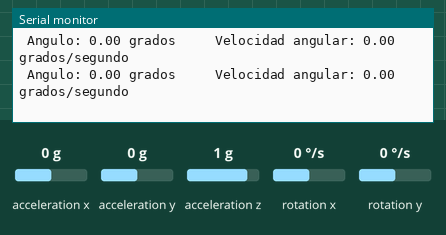
Recording of a sketch running on a simulated Arduino Uno, built with avr-gcc and run on an emulated ATmega328P. Shown: the last lines printed to the serial monitor. Wiring (inferred from the names in the program): MPU-6050 motion sensor at I2C address 0x68. The inputs (shaded band) are chosen by the test bench; at power-on: acceleration x 0 g, acceleration y 0 g, rotation x 0 °/s, rotation y 0 °/s, acceleration z 1 g.

Above: at 1.2 s.
1.3 s: acceleration x set to -1.4 g
At 1.49 s:
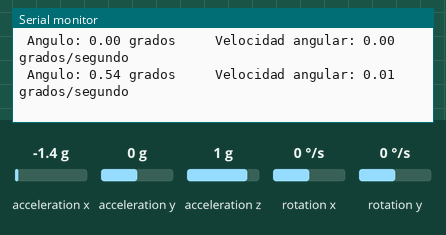
4.3 s: acceleration y set to -1.4 g
At 4.35 s:
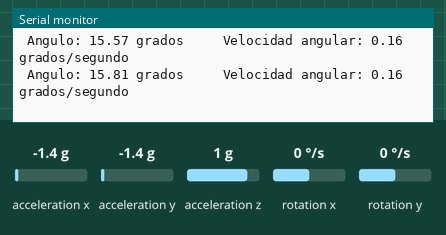
7.3 s: rotation x set to -192 °/s
At 7.35 s:
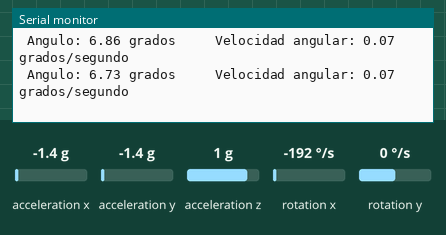
10.3 s: rotation x set to 100 °/s
At 10.36 s:
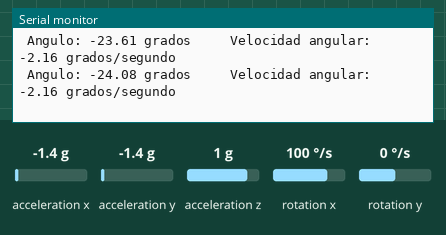
13.3 s: rotation y set to -192 °/s
At 13.32 s:
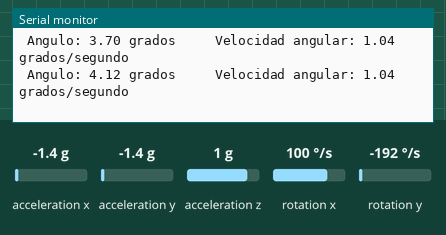
16.3 s: acceleration y set to 0 g
At 16.33 s:
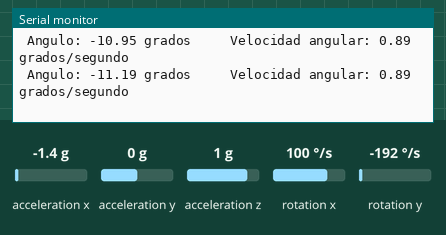
Timing chart, 0 to 19.3 s (numbered marks = the images above; inputs shaded):
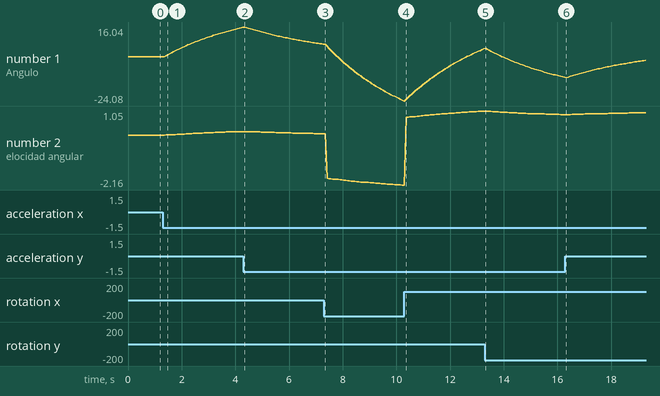

The sketch:

TrabajoCiviles.ino
```cpp
#include <Wire.h>

//Direccion I2C de la IMU
#define MPU 0x68

//Ratios de conversion
#define A_R 16384.0
#define G_R 131.0

//Conversion de radianes a grados 180/PI
#define RAD_A_DEG = 57.295779

//MPU-6050 da los valores en enteros de 16 bits
//Valores sin refinar
int16_t AcX, AcY, AcZ, GyX, GyY, GyZ;

//Angulos
float Acc[3];
float Gy[3];
float Angle[3];

float dt = 0.010;
float AngVelocity = 0;

void setup()
{
Wire.begin();
Wire.beginTransmission(MPU);
Wire.write(0x6B);
Wire.write(0);
Wire.endTransmission(true);
Serial.begin(9600);
}


void loop()
{
   //Leer los valores del Acelerometro de la IMU
   Wire.beginTransmission(MPU);
   Wire.write(0x3B); //Pedir el registro 0x3B - corresponde al AcX
   Wire.endTransmission(false);
   Wire.requestFrom(MPU,6,true); //A partir del 0x3B, se piden 6 registros
   AcX=Wire.read()<<8|Wire.read(); //Cada valor ocupa 2 registros
   AcY=Wire.read()<<8|Wire.read();
   AcZ=Wire.read()<<8|Wire.read();

    //A partir de los valores del acelerometro, se calculan los angulos Y, X
    //respectivamente, con la formula de la tangente.
   Acc[1] = atan(-1*(AcX/A_R)/sqrt(pow((AcY/A_R),2) + pow((AcZ/A_R),2)))*RAD_TO_DEG;
   Acc[0] = atan((AcY/A_R)/sqrt(pow((AcX/A_R),2) + pow((AcZ/A_R),2)))*RAD_TO_DEG;
   //Acc[2] = atan((AcZ/A_R)/sqrt(pow((AcZ/A_R),2) + pow((AcZ/A_R),2)))*RAD_TO_DEG;

   //Leer los valores del Giroscopio
   Wire.beginTransmission(MPU);
   Wire.write(0x43);
   Wire.endTransmission(false);
   Wire.requestFrom(MPU,4,true); //A diferencia del Acelerometro, solo se piden 4 registros
   GyX=Wire.read()<<8|Wire.read();
   GyY=Wire.read()<<8|Wire.read();
   //GyZ=Wire.read()<<8|Wire.read();

   //Calculo del angulo del Giroscopio
   Gy[0] = GyX/G_R;
   Gy[1] = GyY/G_R;
   //Gy[2] = GyZ/G_R;

   //Aplicar el Filtro Complementario
   Angle[0] = 0.98 *(Angle[0]+Gy[0]*0.010) + 0.02*Acc[0];
   Angle[1] = 0.98 *(Angle[1]+Gy[1]*0.010) + 0.02*Acc[1];
   Angle[2] = (Angle[0] + Angle[1]) /2;

   //Mostrar los valores por consola
   //Serial.print("Angle X: "); Serial.print(Angle[0]);
   //Serial.print(" Angle Y: "); Serial.println(Angle[1]);
   Serial.print(" Angulo: "); Serial.print(Angle[2]);

   AngVelocity = (Angle[2]+Angle[3]) * dt;

   Serial.print(" grados     Velocidad angular: "); Serial.print(AngVelocity); Serial.println(" grados/segundo");


   delay(10); //Nuestra dt sera, pues, 0.010, que es el intervalo de tiempo en cada medida
   Angle[3] = Angle[2];
}

/*
Gris    Azul    SDA  A4
Morado  Verde   SCL  A5
Blanco  Morado  GND  GND
Negro   Blanco  VCC  5V
*/
```

Measured:
- after the input at 1.3 s, the serial monitor: prints a new line after 0.12 s (image 1)
- plotted number 1: 0 → 15.81 after the input at 1.3 s
- plotted number 2: 0 → 0.16 after the input at 1.3 s
